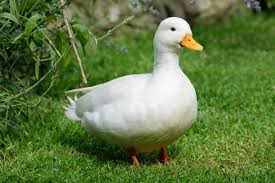
#> input picture Sample images and video/bebeq.jpg, 275 x 183 px, found by its file name
$ python '5 Basic functions.py'
#> lines starting #> are read from the running program, lines starting #| are printed output that depends on the picture
import cv2 as cv

image = cv.imread("bebeq.jpg")
#> image is the input picture: shape (183, 275, 3); mean B, G, R 66.1, 120.5, 96.2

image = cv.resize(image, (image.shape[1]*3,image.shape[0]*3))
#> image: shape (549, 825, 3)

bw_img = cv.cvtColor(image, cv.COLOR_BGR2GRAY)
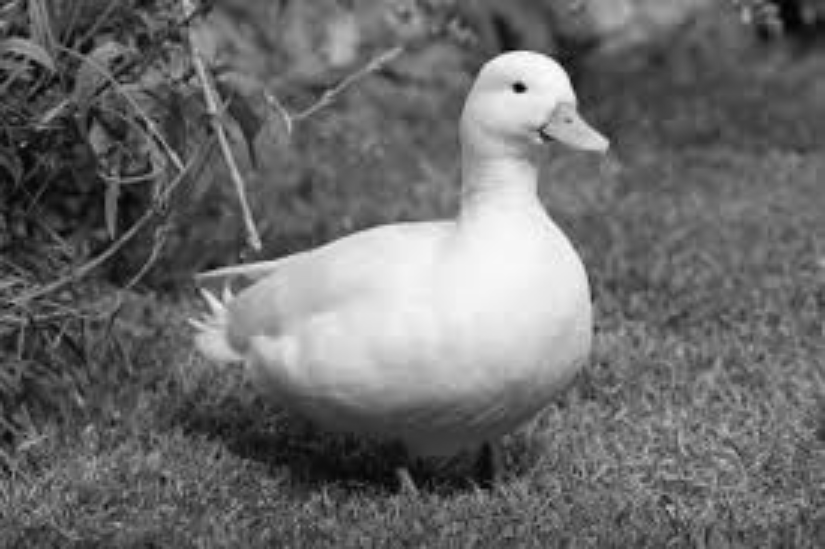
#> bw_img: shape (549, 825); min 1, max 255, mean 106.9

blur=cv.GaussianBlur(image, (3,3),cv.BORDER_DEFAULT)
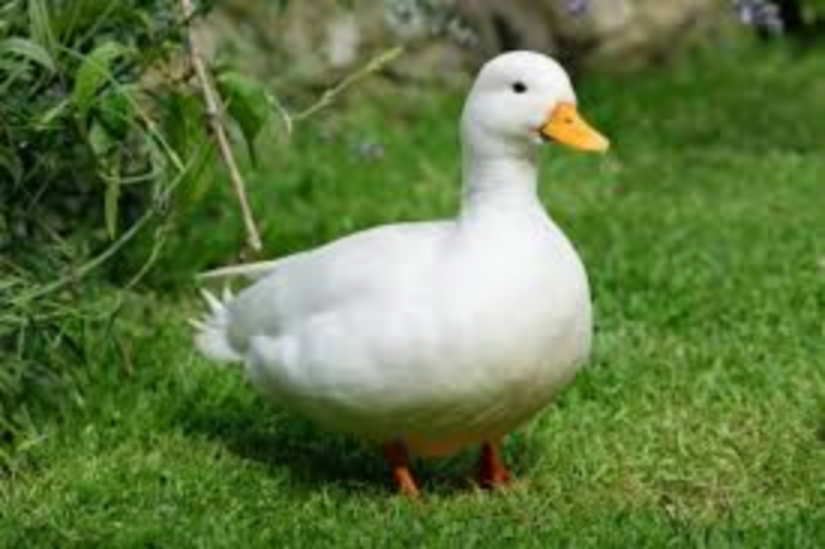
#> blur: shape (549, 825, 3); mean B, G, R 66, 120.4, 96.1

edge_cascade = cv.Canny(image, 125,175)
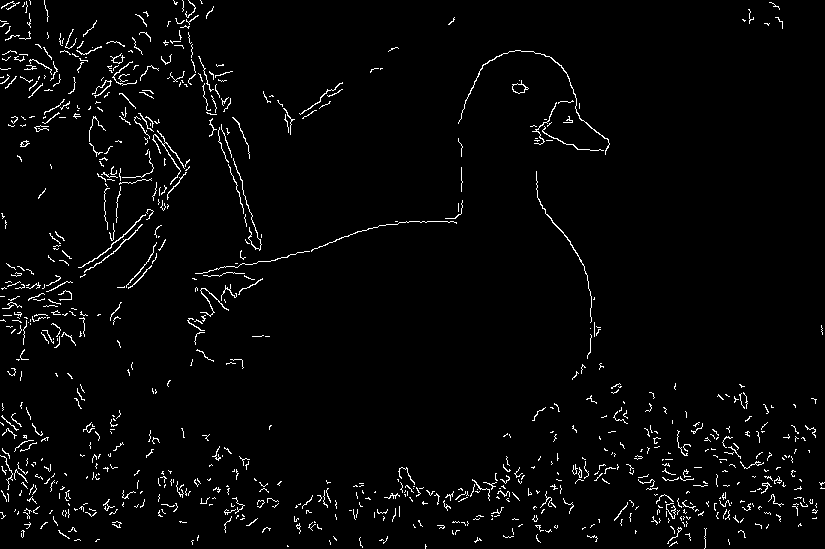
#> edge_cascade: shape (549, 825); 2.7% white in thin lines or dots
edge_cascade2 = cv.Canny(blur, 125,175)
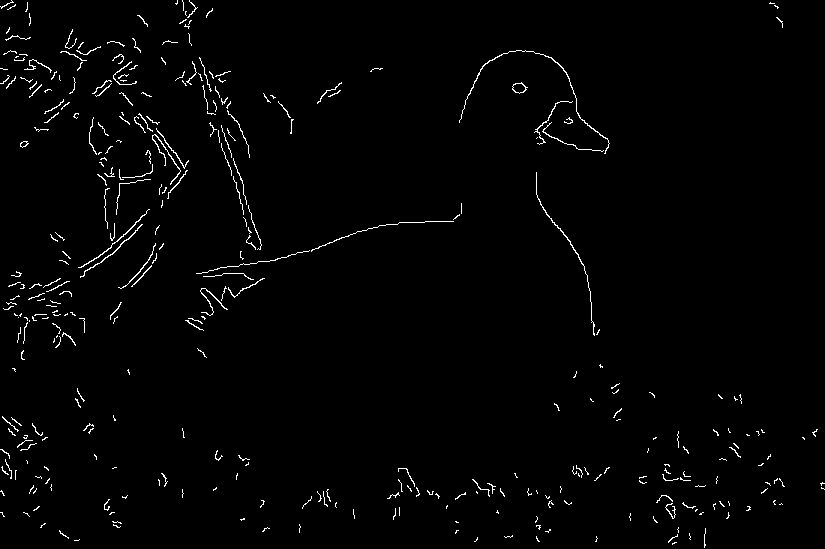
#> edge_cascade2: shape (549, 825); 1.5% white in thin lines or dots

dialate = cv.dilate(image, (7,7), iterations=1)

erode = cv.erode(image, (3,3), iterations=1) #Opposite of dialate

resized = cv.resize(image, (500, 500), interpolation=cv.INTER_AREA)
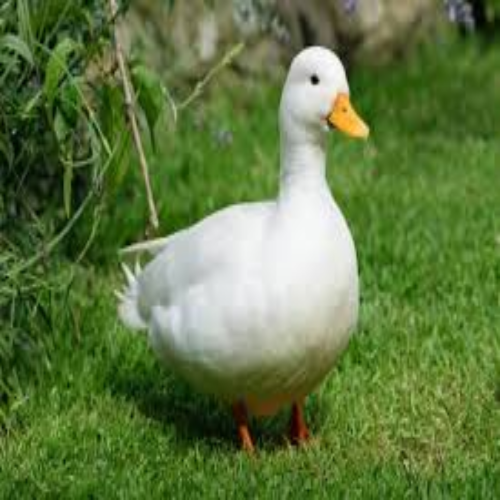
#> resized: shape (500, 500, 3); mean B, G, R 66.1, 120.4, 96.1
#INTER_CUBIC is slower but has the best result compared to INTER_LINEAR or INTER_AREA

cropped = image[100:200,100:200]
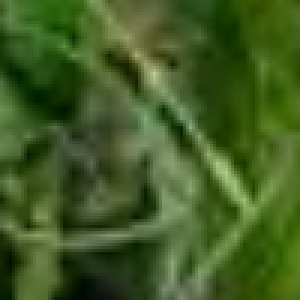
#> cropped: shape (100, 100, 3) (shown 3 times larger); mean B, G, R 36.5, 92.2, 65.3

cv.imshow("Ori", image)
cv.imshow("BW", bw_img)
cv.imshow("Blur", blur)
# [6 lines of commented-out code are left out]

cv.waitKey(0)
